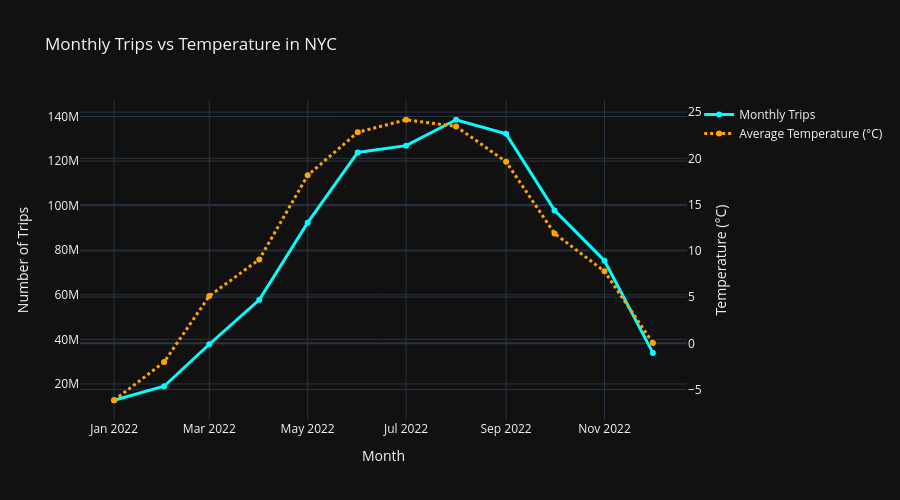

Notebook cell for this chart:
### Code cell
#cleaner plot by months

fig = go.Figure()

fig.add_trace(go.Scatter(
    x=monthly['month'],
    y=monthly['trips'],
    name='Monthly Trips',
    mode='lines+markers',
    line=dict(color='cyan', width=3)
))

fig.add_trace(go.Scatter(
    x=monthly['month'],
    y=monthly['avgTemp'],
    name='Average Temperature (°C)',
    mode='lines+markers',
    line=dict(color='orange', width=3, dash='dot'),
    yaxis='y2'
))

fig.update_layout(
    title='Monthly Trips vs Temperature in NYC',
    template='plotly_dark',
    xaxis_title='Month',
    yaxis_title='Number of Trips',
    yaxis2=dict(
        title='Temperature (°C)',
        overlaying='y',
        side='right'
    ),
    legend=dict(
        bgcolor='rgba(0,0,0,0)',
        borderwidth=0
    ),
    height=500
)

fig.show()

### Figure 1 — Plotly figure (JSON) as saved in the notebook; plotly's stock layout.template omitted (floating-point values rounded to 4 significant figures)
{"data": [{"line": {"color": "cyan", "width": 3}, "mode": "lines+markers", "name": "Monthly Trips", "type": "scatter", "x": ["2022-01-01T00:00:00.000000000", "2022-02-01T00:00:00.000000000", "2022-03-01T00:00:00.000000000", "2022-04-01T00:00:00.000000000", "2022-05-01T00:00:00.000000000", "2022-06-01T00:00:00.000000000", "2022-07-01T00:00:00.000000000", "2022-08-01T00:00:00.000000000", "2022-09-01T00:00:00.000000000", "2022-10-01T00:00:00.000000000", "2022-11-01T00:00:00.000000000", "2022-12-01T00:00:00.000000000"], "y": [12681375, 18958126, 37799517, 57770324, 92362355, 123872100, 126929239, 138548343, 132213183, 97882211, 75310649, 33931274]}, {"line": {"color": "orange", "dash": "dot", "width": 3}, "mode": "lines+markers", "name": "Average Temperature (°C)", "type": "scatter", "x": ["2022-01-01T00:00:00.000000000", "2022-02-01T00:00:00.000000000", "2022-03-01T00:00:00.000000000", "2022-04-01T00:00:00.000000000", "2022-05-01T00:00:00.000000000", "2022-06-01T00:00:00.000000000", "2022-07-01T00:00:00.000000000", "2022-08-01T00:00:00.000000000", "2022-09-01T00:00:00.000000000", "2022-10-01T00:00:00.000000000", "2022-11-01T00:00:00.000000000", "2022-12-01T00:00:00.000000000"], "y": [-6.152, -2.02, 5.115, 9.077, 18.16, 22.82, 24.17, 23.45, 19.64, 11.89, 7.787, 0.0338], "yaxis": "y2"}], "layout": {"height": 500, "legend": {"bgcolor": "rgba(0,0,0,0)", "borderwidth": 0}, "title": {"text": "Monthly Trips vs Temperature in NYC"}, "xaxis": {"title": {"text": "Month"}}, "yaxis": {"title": {"text": "Number of Trips"}}, "yaxis2": {"overlaying": "y", "side": "right", "title": {"text": "Temperature (°C)"}}}}
